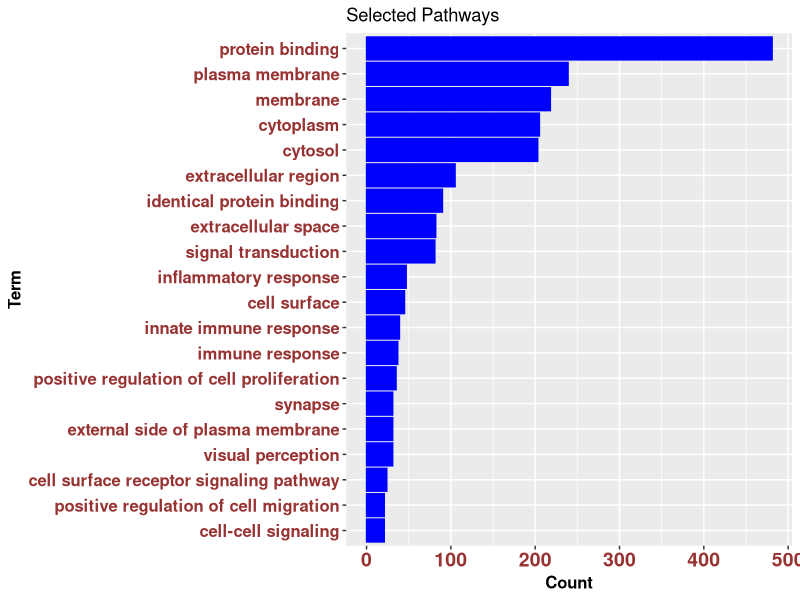

R code for this plot:

library(dplyr)
library(ggplot2)
library("Cairo")
library(tidyverse)


david_data=read.delim("david_analysis.txt", sep='\t')
head(david_data)
#S6_R6_all = read.csv("for_pathway_plot_S6_R6_all.csv")

david_data<-david_data %>% 
  filter(substr(Term,1,2)=="GO", FDR < 0.05) %>% 
  mutate(GO_ID = do.call('rbind', strsplit(Term,'~', fixed=TRUE))[,1],
         Term = do.call('rbind', strsplit(Term,'~', fixed=TRUE))[,2]) %>% 
  arrange(Count)
  
head(david_data)
# volcano
# down_et_C_MW <- subset(et_table_C_MW, et_table_C_MW$logFC <= -1 & et_table_C_MW$PValue <= 0.0001)
# with(et_table_MT_AB, plot(et_table_MT_AB$logFC, -log10(et_table_MT_AB$PValue),
#                           pch=20, main="Cond. A vs Cond. B in MT",ylim=c(0,10)))
# with(subset(et_table_MT_AB, logFC >= 1 & PValue <= 0.001), 
#      points(logFC, -log10(PValue), pch=20, col="red"))
# with(subset(et_table_MT_AB, logFC <= -1 & PValue <= 0.001),
#      points(logFC, -log10(PValue), pch=20, col="blue"))
# S6 Vs R6 all pathways

Cairo(
file="bar_chart_pathways.jpg",
type="jpg",
width = 10,
height = 14,
units = "in",
dpi = 500,
pointsize = 6,
compression = c("lzw")
)



david_data$Term <- factor(david_data$Term, levels = david_data$Term)
ggplot(tail(david_data,20), aes(Term, Count)) + 
ggtitle("Selected Pathways") +
geom_bar(stat="identity", color="blue", fill="blue")+	
coord_flip() +
theme(axis.text.x = element_text(face="bold", color="#993333", 
                           size=14),
          axis.text.y = element_text(face="bold", color="#993333", 
                           size=12),
	  legend.text = element_text(face="bold"),
	  axis.title.x = element_text(face="bold", size=12),
	  axis.title.y = element_text(face="bold", size=12) )

dev.off()


## enrich R
